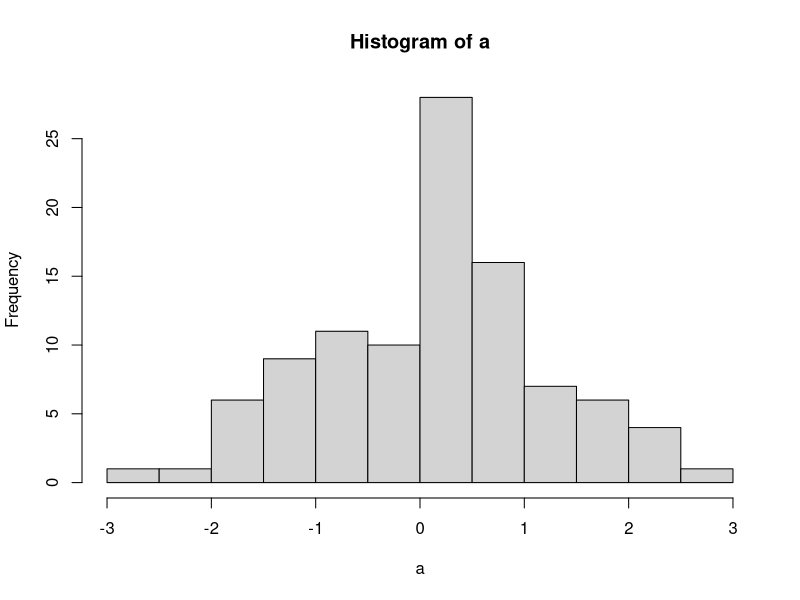

Here is the R script that generated this plot:
## ---- chunk 1
a <- rnorm(100)
hist(a)
